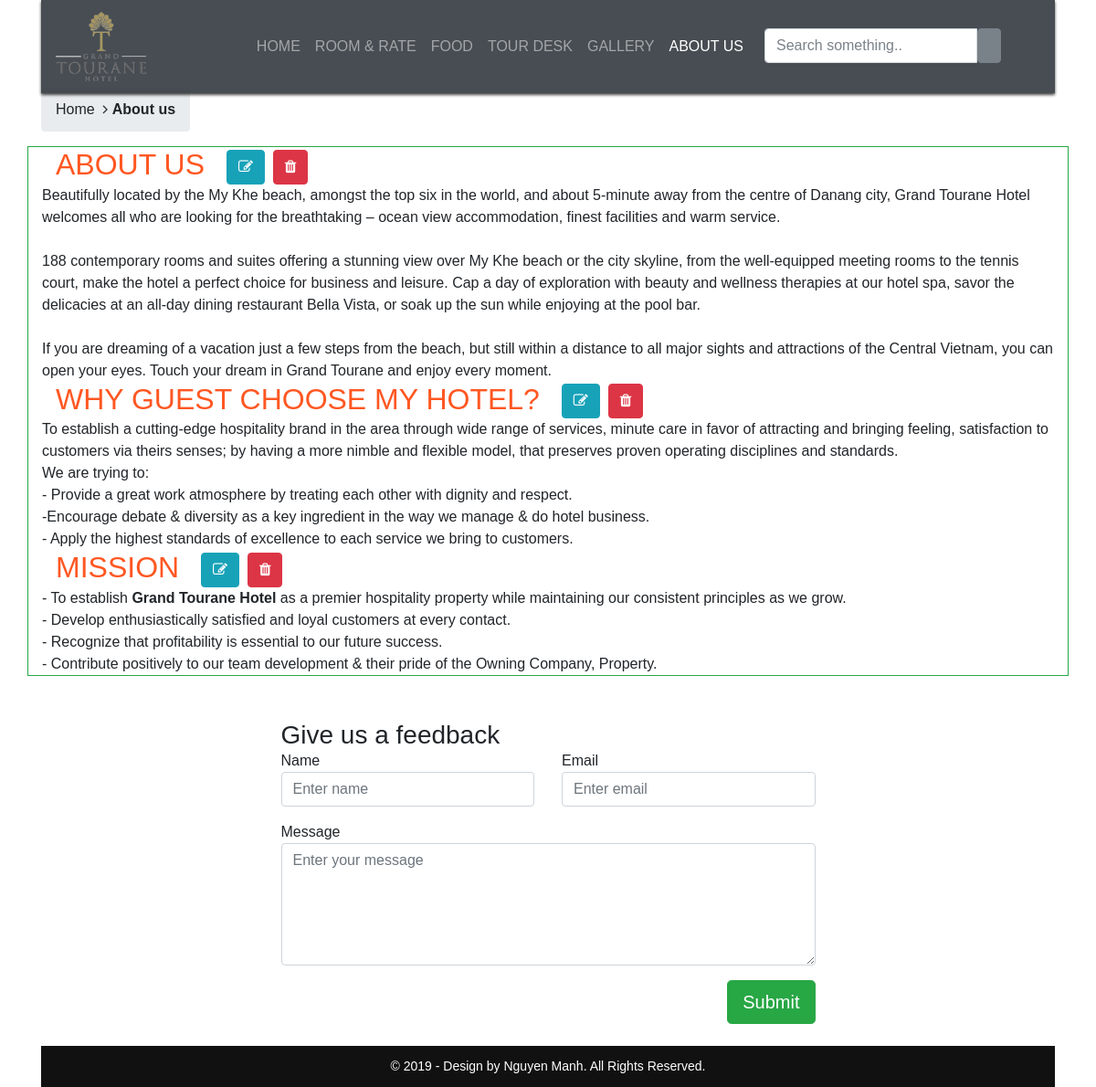
/PHP/view/info.php, run on the app's committed database.
### tables this page shows
create table about(
		id int auto_increment primary key,
        title varchar(1500),
		content varchar(1500)
        );

### PHP/view/connect.php (called while the page is built, shortened)
<?php
$servername = "localhost";
$username = "root";
$password = "";
$database = "myhotel";
$db = new mysqli($servername, $username, $password, $database);
$about = "SELECT * FROM about";
$about_select = $db->query($about)->fetch_all(MYSQLI_ASSOC);
	?>

### PHP/view/info.php (the view, shortened to what this page needs)
<!DOCTYPE html>
<html>
<head>
	<link rel="stylesheet" href="https://stackpath.bootstrapcdn.com/bootstrap/4.4.1/css/bootstrap.min.css">
	<link rel="stylesheet" type="text/css" href="../../CSS/style.css">
	<link rel="stylesheet" href="http://code.ionicframework.com/ionicons/2.0.1/css/ionicons.min.css">
	<link rel="stylesheet" href="https://cdnjs.cloudflare.com/ajax/libs/font-awesome/4.7.0/css/font-awesome.min.css">
</head>
<body>
	<?php
	include "connect.php";
	?>
	<div class="container"><nav class="navbar navbar-fixed-top navbar navbar-expand-lg navbar-dark bg-dark " style="position: fixed; z-index: 999; width: 1110px; ">
		<div class="collapse navbar-collapse" id="navbar">
			<a class="navbar-brand" href="#"><img src="../../img/logo2.png"></a>
			<ul class="navbar-nav ml-auto">
				<li class="nav-item">
					<a class="nav-link" href="index.php">HOME</a>
				</li>
				<li class="nav-item">
					<a class="nav-link" href="room-rate.php">ROOM & RATE</a>
				</li>
				<li class="nav-item">
					<a class="nav-link" href="food.php">FOOD</a>
				</li>
				<li class="nav-item">
					<a class="nav-link" href="book-tour.php">TOUR DESK</a>
				</li>
				<li class="nav-item">
					<a class="nav-link" href="gallery.php">GALLERY</a>
				</li>
				<li class="nav-item active">
					<a class="nav-link" href="info.php">ABOUT US</a>
				</li>
				<li class="nav-item" style="display: flex;">
					<div class="col-xs-12 col-sm-12 col-md-7 col-lg-5">
						<div class="textbox">
							<form class="form-inline">
								<div class="form-group">
									<div class="input-group">
										<input type="text" class="form-control" placeholder="Search something..">
										<button class="btn btn-secondary" type="button">
										</button>
									</div>
								</div>
							</form>
						</div>
					</div>
				</li>
				<li class="nav-item" style="display: flex">
					<?php if(isset($_SESSION["log-in"])){ ?>
						<a class="nav-link" name="profile" href="profile.php"><i class="ion-person"></i></a>
						<a class="nav-link" name="cart" href="cart.php"><i class="ion-ios-cart"></i></a>
						<form method="post">
							<button style="background: none;border: none;" type="submit" name="log-out"><a class="nav-link"  id="log-out" ><i class="ion-log-out"></i></a></button>
						<?php } else{?>
							<button style="background: none;border: none;" type="submit" id="log-in" data-toggle="modal" data-target="#login"><a class="nav-link"><i class="ion-log-in"></i></a></button>
						<?php } ?>
				</li>
			</ul>
		</div>
	</nav>
</div>
<br><br><br><br>
<div class="container">
	<section style="background: transparent;">
		<div class="container">
			<div class="row">
				<div class="col-xs-12">
					<ul class="breadcrumb"  itemtype="https://data-vocabulary.org/Breadcrumb">
						<li class="home">
							<a><span>Home</span></a>
							<span>&nbsp;<i class="fa fa-angle-right"></i>&nbsp;</span>
						</li>
						<li><strong><span>About us</span></strong></li>
					</ul>
				</div>
			</div>
		</div>
	</section>
</div>
<div class="container" id="show">
	<div class="row border border-success">
		<?php for ($i=0; $i < count($about_select); $i++) { ?>
			<div class="col-xs-12 col-sm-12 col-md-12">
				<div>
					<h2 style="text-transform: uppercase;">
						<p>
							<form method="post">
								<span class="col-md-6" style="color: #ff5722"><?php echo $about_select[$i]["title"] ?></span>
								<button class="btn btn-info"  name="about-edit" value="<?php echo $about_select[$i]["id"]?>"><i class="fa fa-edit" aria-hidden="true"></i></button>
								<button class="btn btn-danger" name="about-delete" value=<?php echo $about_select[$i]["id"] ?>><i class="fa fa-trash" aria-hidden="true"></i></a></button>
							</form>
						</p>
					</h2>
				</div>
				<div>
					<?php echo $about_select[$i]["content"] ?>
				</div>
			</div>
			<br>
		<?php } ?>
	</div>
</div>
<br>
<br>
<div lass="container border border-danger">
	<div class="row" style="justify-content: center">
		<div class="col-sm-6 col-sm-offset-3">
			<h3>Give us a feedback</h3>
			<form method="post">
				<div class="row">
					<div class="form-group col-sm-6">
						<label style="size: 15px">Name</label>
						<input type="text" class="form-control" id="name" placeholder="Enter name" name="names" required>
					</div>
					<div class="form-group col-sm-6">
						<label tyle="size: 15px">Email</label>
						<input type="email" class="form-control" id="email" placeholder="Enter email" name="emails" required>
					</div>
				</div>
				<div class="form-group">
					<label tyle="size: 15px">Message</label>
					<textarea id="message" class="form-control" rows="5" placeholder="Enter your message" name="msg" required></textarea>
				</div>
				<button type="submit" name="send-feedback" class="btn btn-success btn-lg pull-right ">Submit</button>
			</form>
		</div>
	</div>
</div>
<br>
<div class="container">
	<?php include 'footer.php';
	?>
</div>
</body>
</html>

### PHP/view/footer.php
<footer class="copyright">
	<div class="container">
		<div class="row">
			<div class="col-md-12 ">
				<div class="text-center text-white">
					&copy; 2019 - Design by Nguyen Manh. All Rights Reserved.
				</div>
			</div>
		</div>
	</div>
</footer>

### CSS/style.css (style rules this page uses)
.navbar { margin-top: 0px; box-shadow: 0px 2px 3px #353333; background: #080303; opacity: 0.9; }
.navbar-fixed-top { top: 0px; border-width: 0 0 1px; }
.copyright { background-color: #111; padding: 12px 0; font-size:14px; }
a, .text-link { color: #0657a3; text-decoration: none; background: transparent; }
html, body { font-size: 100%; font-family: 'Montserrat', sans-serif; background-color: white; background-size:cover; background-attachment:fixed; -webkit-background-size:cover; -moz-background-size:cover; -o-background-size:cover; -ms-background-size:cover; }
h1,h2,h3,h4,h5,h6,input,p,a,select,button,textarea { font-family: 'Montserrat', sans-serif; margin:0; }
ul,label { margin:0; padding:0; }
body a:hover,body a { text-decoration:none; }

### data on the page
about: title "ABOUT US", $about_select[$i]["id"] 1 (drawn), content "Beautifully located by the My Khe beach, amongst the top six in the world, and about 5-minute away from the centre of Danang city, Grand Tourane Hotel welcomes all who are looking for the breathtaking – ocean view accommodation, finest facilities and warm service. 188 contemporary rooms and suites offering a stunning view over My Khe beach or the city skyline, from the well-equipped meeting rooms to the tennis court, make the hotel a perfect choice for business and leisure. Cap a day of exploration with beauty and wellness therapies at our hotel spa, savor the delicacies at an all-day dining restaurant Bella Vista, or soak up the sun while enjoying at the pool bar. If you are dreaming of a…"
about: title "WHY GUEST CHOOSE MY HOTEL?", $about_select[$i]["id"] 2 (drawn), content "To establish a cutting-edge hospitality brand in the area through wide range of services, minute care in favor of attracting and bringing feeling, satisfaction to customers via theirs senses; by having a more nimble and flexible model, that preserves proven operating disciplines and standards. We are trying to: - Provide a great work atmosphere by treating each other with dignity and respect. -Encourage debate & diversity as a key ingredient in the way we manage & do hotel business. - Apply the highest standards of excellence to each service we bring to customers."
about: title "MISSION", $about_select[$i]["id"] 3 (drawn), content "- To establish Grand Tourane Hotel as a premier hospitality property while maintaining our consistent principles as we grow. - Develop enthusiastically satisfied and loyal customers at every contact. - Recognize that profitability is essential to our future success. - Contribute positively to our team development & their pride of the Owning Company, Property."
